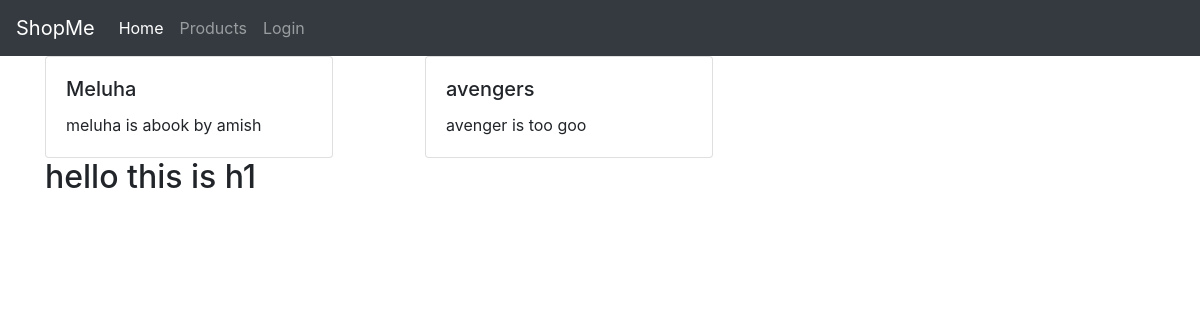
The app's page /app/first, older data.
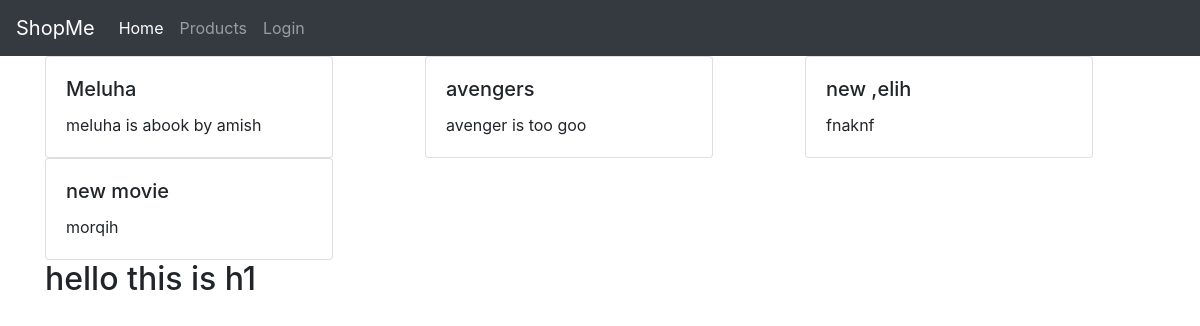
The same page, newer data.
### app/models.py (models this page shows, shortened)
class Book(models.Model):
    title        = models.CharField(blank=False, unique=True, max_length=40,)
    description  = models.TextField(blank=True, max_length=400,)
    price        = models.DecimalField(default=0, max_digits=3, decimal_places=2,)
    published    = models.DateField(blank=True, null=True, default=None,)
    is_published = models.BooleanField(default=False,)
    cover        = models.ImageField(upload_to='covers/', blank=True,)

### app/views.py (the view)
# urls.py: path('first', first)
def first(request):
    books = Book.objects.all()
    return render(request, 'first.html', {'books': books})

### templates/first.html (shortened to what this page needs)
{% extends 'base.html' %}
{% load static %}
{% block content %}
<div class="container">
	<div class="row">
		{% for obj in books %}
		<div class="col-4">
	  		<div class="card" style="width: 18rem;">
  				<div class="card-body">
    			<h5 class="card-title" >{{obj.title }}</h5>
    			<p class="card-text">{{ obj.description|truncatewords:10 }}</p>
  				</div>
			</div>
		</div>
		{% endfor %}
    </div>
    <h2> hello this is h1</h2>
</div>
{% endblock %}

### templates/base.html (shortened to what this page needs)
{% load static %}
<!DOCTYPE html>
<html>
<head>
	<link rel="stylesheet" href="https://stackpath.bootstrapcdn.com/bootstrap/4.4.1/css/bootstrap.min.css">
	<link rel="stylesheet" type="text/css" href="">
</head>
<body>
	<nav class="navbar navbar-expand-lg navbar-dark bg-dark">
  <a class="navbar-brand" href="">ShopMe</a>
  <div class="collapse navbar-collapse" id="navbarSupportedContent">
    <ul class="navbar-nav mr-auto">
      <li class="nav-item active">
        <a class="nav-link" href=""">Home <span class="sr-only">(current)</span></a>
      </li>
      <li class="nav-item">
        <a class="nav-link" href="">Products</a>
      </li>
      <li class="nav-item">
        <a class="nav-link" href="">Login</a>
      </li>
    </ul>
  </div>
</nav>
{% block content %}
{% endblock %}
</body>
</html>

Row changes from the older to the newer data that the page shows:
added Book: title "new ,elih", description "fnaknf"
added Book: title "new movie", description "morqih"
